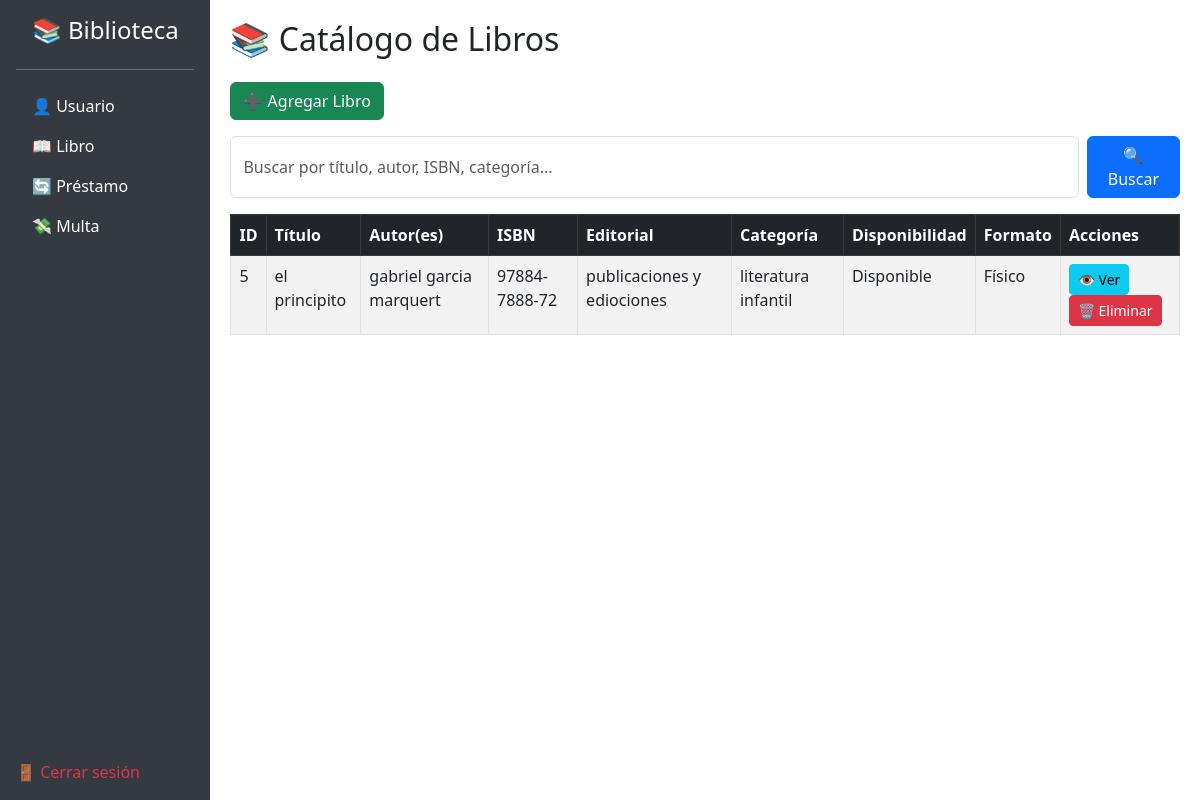
Page /libros on the committed database.
### tables this page shows
CREATE TABLE `libros` (
  `id` int(11) NOT NULL,
  `titulo` varchar(255) NOT NULL,
  `subtitulo` varchar(255) DEFAULT NULL,
  `autores` text NOT NULL,
  `isbn_10` varchar(10) DEFAULT NULL,
  `isbn_13` varchar(13) DEFAULT NULL,
  `editorial` varchar(255) DEFAULT NULL,
  `edicion` varchar(50) DEFAULT NULL,
  `anio_publicacion` year(4) DEFAULT NULL,
  `numero_paginas` int(11) DEFAULT NULL,
  `idioma` varchar(50) DEFAULT NULL,
  `categoria` varchar(100) DEFAULT NULL,
  `descripcion` text DEFAULT NULL,
  `portada_url` varchar(500) DEFAULT NULL,
  `disponible` tinyint(1) DEFAULT 1,
  `ubicacion_fisica` varchar(255) DEFAULT NULL,
  `fecha_registro` timestamp NOT NULL DEFAULT current_timestamp(),
  `disponibilidad` enum('Disponible','Prestado','No disponible','Reservado') DEFAULT 'Disponible',
  `ubicacion` varchar(100) DEFAULT NULL,
  `formato` enum('Físico','eBook','Audiolibro') NOT NULL DEFAULT 'Físico'
);

### core/Controller.php (called while the page is built, shortened)
<?php
class Controller {
    public function view($view, $data = []) {
        extract($data);
        require_once "../app/views/$view.php";
        require_once "../app/views/layout.php";
    }
    public function model($model) {
            return new $model();
    }
}

### app/controllers/LibroController.php (called while the page is built, shortened)
<?php
class LibroController extends Controller
{
    public function index()
    {
        $libroModel = $this->model('LibroModel');
        $libros = $libroModel->getAll();
        $this->view('libro/lista', ['libros' => $libros]);
    }
}

### public/index.php (called while the page is built, shortened)
<?php
$baseDir = dirname(__DIR__);
require_once $baseDir . '/core/Controller.php';
require_once $baseDir . '/core/Database.php';
$app = new App();

### core/Database.php (called while the page is built)
<?php
class Database {
    private static $host = 'localhost';
    private static $db = 'biblioteca';
    private static $user = 'root';
    private static $pass = '';
    private static $conn;
    public static function connect() {
        if (!self::$conn) {
            try {
                self::$conn = new PDO("mysql:host=" . self::$host . ";dbname=" . self::$db, self::$user, self::$pass);
                self::$conn->setAttribute(PDO::ATTR_ERRMODE, PDO::ERRMODE_EXCEPTION);
            } catch (PDOException $e) {
                die("Error de conexión: " . $e->getMessage());
            }
        }
        return self::$conn;
    }
}

### app/models/LibroModel.php (called while the page is built, shortened)
<?php
require_once __DIR__ . '/../../core/Database.php';
class LibroModel
{
    private $db;
    public function __construct()
    {
        $this->db = Database::connect();
    }
    public function getAll()
    {
        $stmt = $this->db->prepare("SELECT * FROM libros");
        $stmt->execute();
        return $stmt->fetchAll(PDO::FETCH_ASSOC);
    }
}

### app/views/libro/lista.php (the view)
<h2 class="mb-4">📚 Catálogo de Libros</h2>
<a href="/libro/crear" class="btn btn-success mb-3">➕ Agregar Libro</a>
<form method="POST" action="/libro/buscar" class="mb-3 d-flex">
    <input type="text" name="criterio" class="form-control me-2"
        placeholder="Buscar por título, autor, ISBN, categoría..." value="<?= htmlspecialchars($criterio ?? '') ?>">
    <button type="submit" class="btn btn-primary">🔍 Buscar</button>
</form>
<table class="table table-bordered table-striped table-hover">
    <thead class="table-dark">
        <tr>
            <th>ID</th>
            <th>Título</th>
            <th>Autor(es)</th>
            <th>ISBN</th>
            <th>Editorial</th>
            <th>Categoría</th>
            <th>Disponibilidad</th>
            <th>Formato</th>
            <th>Acciones</th>
        </tr>
    </thead>
    <tbody>
        <?php if (!empty($libros)): ?>
            <?php foreach ($libros as $libro): ?>
                <tr>
                    <td><?= $libro['id'] ?></td>
                    <td><?= htmlspecialchars($libro['titulo']) ?></td>
                    <td><?= htmlspecialchars($libro['autores']) ?></td>
                    <td><?= htmlspecialchars($libro['isbn_13'] ?? $libro['isbn_10']) ?></td>
                    <td><?= htmlspecialchars($libro['editorial']) ?></td>
                    <td><?= htmlspecialchars($libro['categoria']) ?></td>
                    <td><?= htmlspecialchars($libro['disponibilidad']) ?></td>
                    <td><?= htmlspecialchars($libro['formato']) ?></td>
                    <td>
                        <a href="/libro/mostrar/<?= $libro['id'] ?>" class="btn btn-sm btn-info">👁 Ver</a>
                        <a href="/libro/eliminar/<?= $libro['id'] ?>" class="btn btn-sm btn-danger"
                            onclick="return confirm('¿Estás seguro de eliminar este libro?')">🗑 Eliminar</a>
                    </td>
                </tr>
            <?php endforeach; ?>
        <?php else: ?>
            <tr>
                <td colspan="8" class="text-center">No hay libros registrados.</td>
            </tr>
        <?php endif; ?>
    </tbody>
</table>

### app/views/layout.php (style rules this page uses)
body { display: flex; min-height: 100vh; }

### rows in the picture
libros: id "5", titulo "el principito", autores "gabriel garcia marquert", isbn_13 "97884-7888-72", editorial "publicaciones y ediociones", categoria "literatura infantil", disponibilidad "Disponible", formato "Físico"
